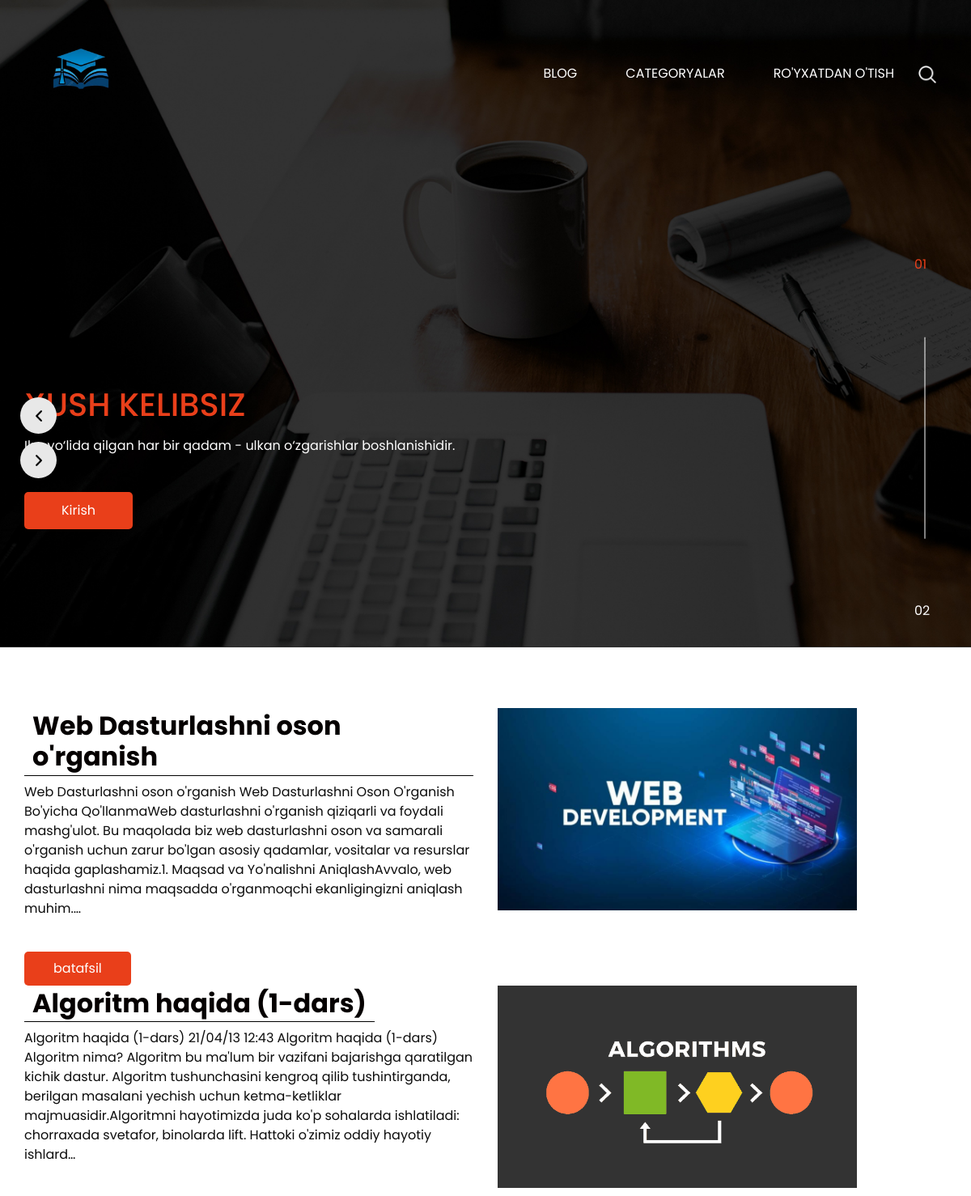
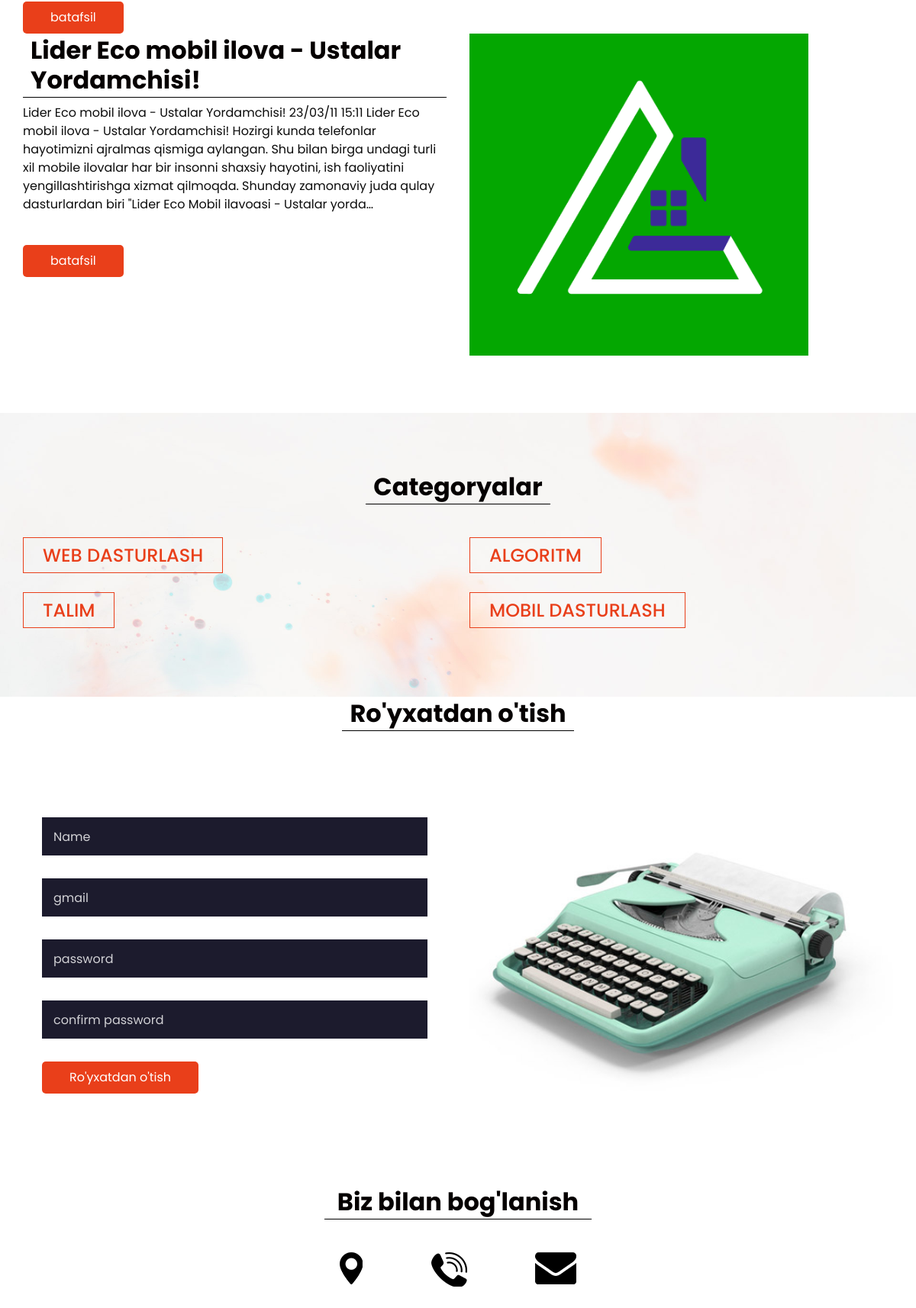
The page / on the database its author committed (2 pictures, top to bottom).
### blogapp/models.py (models this page shows, shortened)
class Blog(models.Model):
    title = models.CharField(max_length=200)
    slug = models.SlugField(max_length=200, unique=True)
    content = models.TextField()
    image = models.ImageField(upload_to="blog/%Y/%m/%d/")
    created_at = models.DateTimeField(auto_now_add=True)
    updated_at = models.DateTimeField(auto_now=True)
    views = models.IntegerField(default=0)
    category = models.ForeignKey(Category, on_delete=models.SET_NULL, null=True)
    user = models.ForeignKey(UserProfile, on_delete=models.SET_NULL, null=True)
    tags = TaggableManager(blank=True)

class Category(models.Model):
    name = models.CharField(max_length=100)
    slug = models.SlugField(max_length=100, unique=True)
    created_at = models.DateTimeField(auto_now_add=True)
    user = models.ManyToManyField(UserProfile)
    image = models.ImageField(upload_to='category/%Y/%m/%d/')
    content = models.TextField()

### blogapp/views.py (the view)
# urls.py: path('', Home.as_view(), name='home'),
class Home(BasicView, View):
    def get(self,request):
        context = {}
        context['blogs'] = Blog.objects.order_by('-created_at')
        context['categories']= self.category()
        context['tags'] = self.tag()
        return render(request,'home.html',context)

### blogapp/views.py (called while the page is built)
    def category(self):
        return Category.objects.all()

    def tag(self):
        return Tag.objects.all()

### templates/home.html (shortened to what this page needs)
<!DOCTYPE html>
{% load static %}
<html>
<head>
  <link rel="stylesheet" type="text/css"
    href="https://cdnjs.cloudflare.com/ajax/libs/OwlCarousel2/2.1.3/assets/owl.carousel.min.css" />
  <link rel="stylesheet" href="https://maxcdn.bootstrapcdn.com/font-awesome/4.3.0/css/font-awesome.min.css">
  <link rel="stylesheet" type="text/css" href="{% static 'css/bootstrap.css' %}" />
  <link href="{% static 'css/style.css' %}" rel="stylesheet" />
  <link href="{% static 'css/responsive.css' %}" rel="stylesheet" />
</head>
<body>
  <div class="hero_area">
    <header class="header_section">
      <div class="container">
        <nav class="navbar navbar-expand-lg custom_nav-container pt-3">
          <a class="navbar-brand mr-5" href="index.html">
            <img src="{% static 'images/sherali.png' %}" alt="" style="height: 30%; width: 30%;">
          </a>
          <div class="collapse navbar-collapse" id="navbarSupportedContent">
            <div class="d-flex ml-auto flex-column flex-lg-row align-items-center">
              <ul class="navbar-nav  ">
                <li class="nav-item active">
                  <a class="nav-link" href="{% url 'home' %}">Blog<span class="sr-only">(current)</span></a>
                </li>
                <li class="nav-item">
                  <a class="nav-link" href="{% url 'category_list' %}">Categoryalar</a>
                </li>
                <li class="nav-item">
                  <a class="nav-link" href="{% url 'register' %}">Ro'yxatdan o'tish</a>
                </li>
              </ul>
              <form class="form-inline">
                <button class="btn  my-2 my-sm-0 nav_search-btn" type="submit"></button>
              </form>
            </div>
          </div>
        </nav>
      </div>
    </header>
    <section class=" slider_section position-relative">
      <div id="carouselExampleIndicators" class="carousel slide" data-ride="carousel">
        <ol class="carousel-indicators">
          <li data-target="#carouselExampleIndicators" data-slide-to="0" class="active">01</li>
          <li data-target="#carouselExampleIndicators" data-slide-to="1">02</li>
        </ol>
        <div class="carousel-inner">
          <div class="carousel-item active">
            <div class="container">
              <div class="row">
                <div class="col-md-7">
                  <div class="detail-box">
                    <div>
                      <h1>
                        <br>
                        <span>
                          Xush kelibsiz</q>
                        </span>
                      </h1>
                      <p>
                        Ilm yo‘lida qilgan har bir qadam - ulkan o‘zgarishlar boshlanishidir.
                      </p>
                      <div class="btn-box">
                        <a href="{% url 'login' %}" class="btn-1">
                          Kirish
                        </a>
                      </div>
                    </div>
                  </div>
                </div>
              </div>
            </div>
          </div>
        </div>
        <div class="custom_carousel-control">
          <a class="carousel-control-prev" href="#carouselExampleIndicators" role="button" data-slide="prev">
          </a>
          <a class="carousel-control-next" href="#carouselExampleIndicators" role="button" data-slide="next">
          </a>
        </div>
      </div>
    </section>
  </div>
  <section class="about_section layout_padding">
    <div class="container">
        {% for blog in blogs %}
      <div class="row">
        <div class="col-md-6">
          <div class="detail-box">
            <div class="heading_container">
              <h2>
                {{blog.title}}
              </h2>
            </div>
            <p>
           {{blog.content|truncatechars:'400'}}
            </p>
            <a href="{% url 'blog_detail' blog.slug %}">
              batafsil
            </a>
          </div>
        </div>
        <div class="col-md-6">
          <div class="img-box">
            <img src="{{ blog.image.url}}" style="width: 80%; height: 40%;">
          </div>
        </div>
      </div>
      {% endfor %}
    </div>
  </section>
  <div class="body_bg layout_padding">
    <section class="service_section ">
      <div class="container">
        <div class="heading_container">
          <h2>
        Categoryalar
          </h2>
        </div>
      </div>
      <div class="container">
            <div class="row">
                {% for category in categories %}
                    <div class="col-md-6">
                        <div class="box">
                        <h4>
                          <a href="{% url 'category_blog' category.slug %}">{{category.name}}</a>
                        </h4>
                        </div>
                    </div>
                 {% endfor %}
            </div>
        </div>
      </div>
    <section class="contact_section">
      <div class="container">
        <div class="heading_container">
          <h2>
           Ro'yxatdan o'tish
          </h2>
        </div>
      </div>
      <div class="container contact_bg layout_padding2-top">
        <div class="row">
          <div class="col-md-6">
            <div class="contact_form ">
              <form action="">
                <input type="text" placeholder="Name ">
                <input type="email" placeholder="gmail">
                <input type="text" placeholder="password">
                <input type="text" placeholder="confirm password">
                <button>
                  Ro'yxatdan o'tish
                </button>
              </form>
            </div>
          </div>
          <div class="col-md-6">
            <div class="img-box">
              <img src="{% static 'images/contact-img.jpg' %}" alt="">
            </div>
          </div>
        </div>
      </div>
    </section>
  <section class="info_section layout_padding">
    <div class="footer_contact">
      <div class="heading_container">
        <h2>
          Biz bilan bog'lanish
        </h2>
      </div>
      <div class="box">
        <a href="" class="img-box">
          <img src="{% static 'images/location.png' %}" alt="" class="img-1">
        </a>
        <a href="" class="img-box">
          <img src="{% static 'images/call.png' %}" alt="" class="img-1">
        </a>
        <a href="" class="img-box">
          <img src="{% static 'images/envelope.png' %}" alt="" class="img-1">
        </a>
      </div>
    </div>
  </section>
</body>
</html>

### static/css/responsive.css (style rules this page uses)
@media (min-width: 1200px) { .container { max-width: 1170px; } }

### rows shown on the page
Blog: title "Web Dasturlashni oson o'rganish", content "Web Dasturlashni oson o'rganish Web Dasturlashni Oson O'rganish Bo'yicha Qo'llanmaWeb dasturlashni o'rganish qiziqarli va foydali mashg'ulot. Bu maqolada biz web dasturlashni oson va samarali o'rganish uchun zarur bo'lgan asosiy qadamlar, vositalar va resurslar haqida gaplashamiz.1. Maqsad va Yo'nalishni AniqlashAvvalo, web dasturlashni nima maqsadda o'rganmoqchi ekanligingizni aniqlash muhim.…", image (picture)
Blog: title "Algoritm haqida (1-dars)", content "Algoritm haqida (1-dars) 21/04/13 12:43 Algoritm haqida (1-dars) Algoritm nima? Algoritm bu ma'lum bir vazifani bajarishga qaratilgan kichik dastur. Algoritm tushunchasini kengroq qilib tushintirganda, berilgan masalani yechish uchun ketma-ketliklar majmuasidir.Algoritmni hayotimizda juda ko'p sohalarda ishlatiladi: chorraxada svetafor, binolarda lift. Hattoki o'zimiz oddiy hayotiy ishlard…", image (picture)
Blog: title "Lider Eco mobil ilova - Ustalar Yordamchisi!", content "Lider Eco mobil ilova - Ustalar Yordamchisi! 23/03/11 15:11 Lider Eco mobil ilova - Ustalar Yordamchisi! Hozirgi kunda telefonlar hayotimizni ajralmas qismiga aylangan. Shu bilan birga undagi turli xil mobile ilovalar har bir insonni shaxsiy hayotini, ish faoliyatini yengillashtirishga xizmat qilmoqda. Shunday zamonaviy juda qulay dasturlardan biri \"Lider Eco Mobil ilavoasi - Ustalar yorda…", image (picture)
Category: name "WEB DASTURLASH"
Category: name "ALGORITM"
Category: name "TALIM"
Category: name "MOBIL DASTURLASH"
